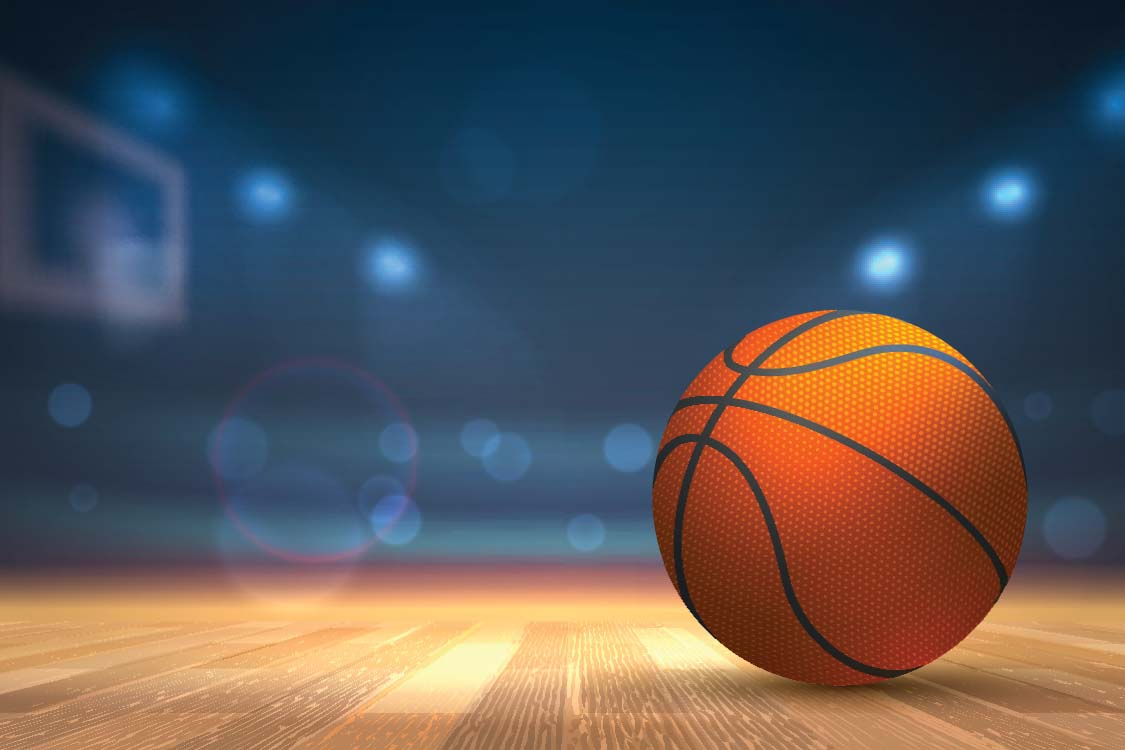
#> input picture images/basketball.jpg, 1125 x 750 px, given in place of the camera
$ python 017_Colorspace_Object_Tracking.py
#> lines starting #> are read from the running program, lines starting #| are printed output that depends on the picture; after the words box and inside, x2 and y2 are one past the last pixel; in counts of white or black regions, pixels touching at a corner belong together
# Object Tracking Using Colorspaces
# In This Project, We're Going To Hone In On An Object, Within A Webcam Stream,
# Using The HSV Colorspace, So That We Can Track It Throughout The Video Stream

# When Looking Up Color Values Within The Range Of Your Desired Object,
# Keep In Mind That OpenCV's Hue (H) Value Is Scaled To An Input Range Of 180

# In My Case, I Am Tracking A Purple Object

# 'q' To Quit

# Import Needed Packages
import numpy as np
import cv2


# Print Command Options To CLI
print("[INFO] Press 'q' To Quit...")

# Init Video Stream
webcam = cv2.VideoCapture(0)


# Define Color Range Of Desired Object To Track
lower = np.array([120, 80, 65], dtype=np.uint8)
upper = np.array([145, 255, 255], dtype=np.uint8)


while True:
	# Grab Frame
	_, frame = webcam.read()
#> frame is the input picture: shape (750, 1125, 3); mean B, G, R 86.3, 84, 87.3

	# Convert Frame To HSV Colorspace
	hsv = cv2.cvtColor(frame, cv2.COLOR_BGR2HSV)
#> hsv: shape (750, 1125, 3); mean H, S, V 75.9, 152.7, 122.4

	# Mask ROI (Desired Object)
	mask = cv2.inRange(hsv, lower, upper)
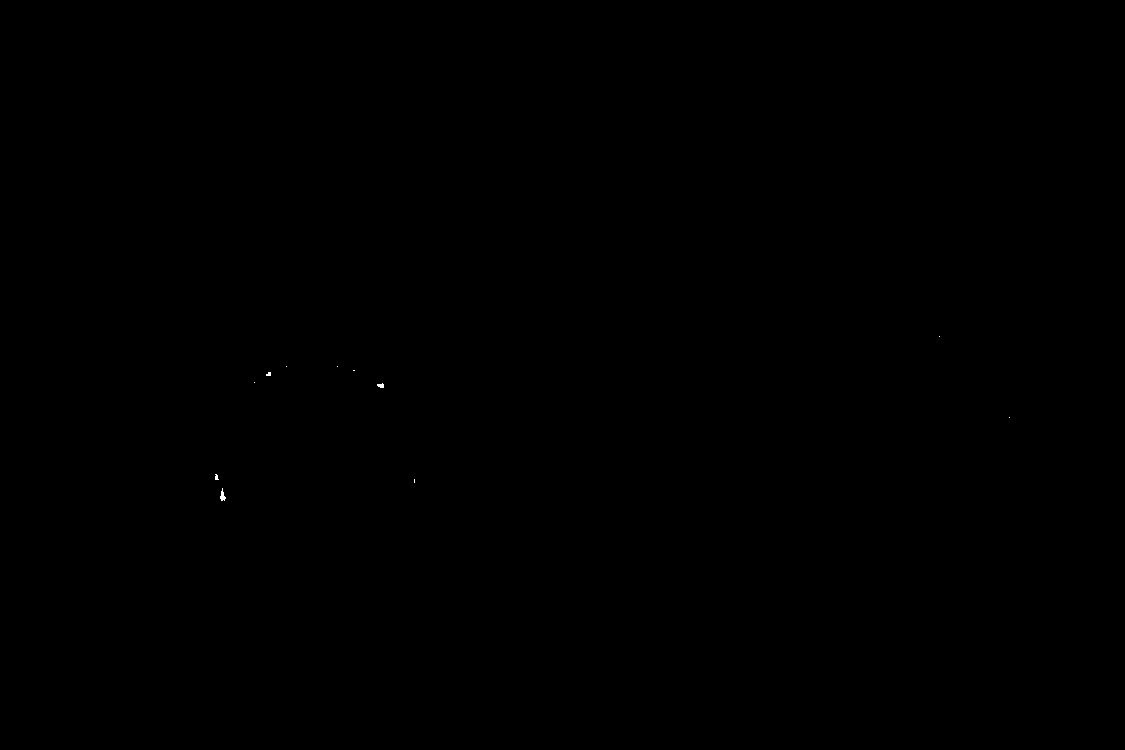
#> mask: shape (750, 1125); 0.01% white; 11 white regions (9 under 20 px)

	# Find Contours Within Mask
	# (Largest Continuous Lines)
	# So As To, Essentially, Get An Outline Of Object
	cnts = cv2.findContours(mask.copy(), cv2.RETR_EXTERNAL, cv2.CHAIN_APPROX_SIMPLE)[-2]
#> cnts = 11 contours, 10 with area under 20; largest, box (x1, y1, x2, y2) and area: (220, 488, 226, 501) 26

	# If There Are Contours Found
	if len(cnts)>0:
		# Delineate Purple Section/Area
		area = max(cnts, key=cv2.contourArea)
#> area = contour of 17 points, box (x1, y1, x2, y2) (220, 488, 226, 501), area 26
		# Get Dimensions Of Bounding Rectangle
		(x,y,w,h) = cv2.boundingRect(area)
#> x = 220; y = 488; w = 6; h = 13
		# Draw Rectangle Onto Frame, Around Tracked Area
		cv2.rectangle(frame, (x, y), (x+w, y+h), (0,255,0), 2)
#> frame: shape (750, 1125, 3); 0.01% of pixels changed, all inside (x1, y1, x2, y2) = (219, 487, 228, 503)

	# Display Frame From Stream
	cv2.imshow("Original Stream", frame)
	#cv2.imshow("HSV Stream", hsv)
	#cv2.imshow("Mask", mask)

	# Capture Keypress
	# If 'q', Exit
	if cv2.waitKey(1) & 0xFF == ord('q'):
#> (key q is pressed here)
		print("[INFO] Pressed 'q': Quiting...")
		break

# Cleanup
webcam.release()
cv2.destroyAllWindows()
